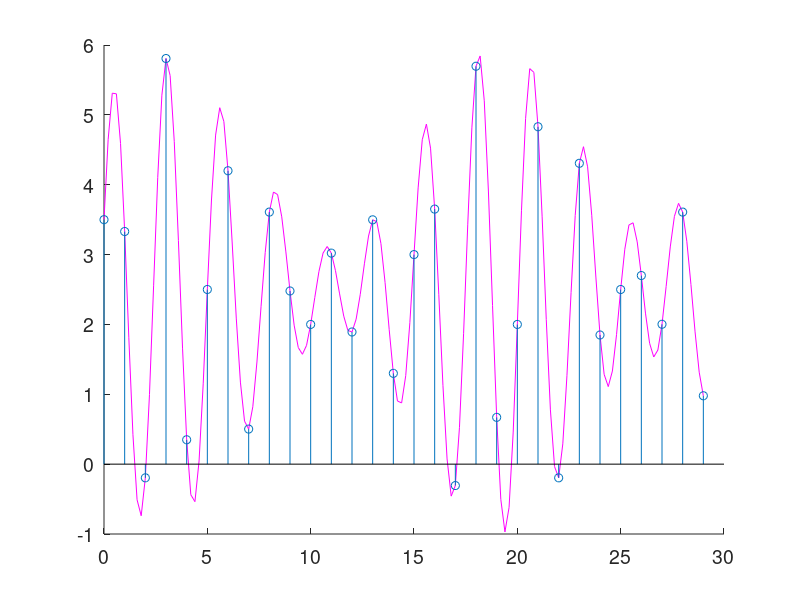
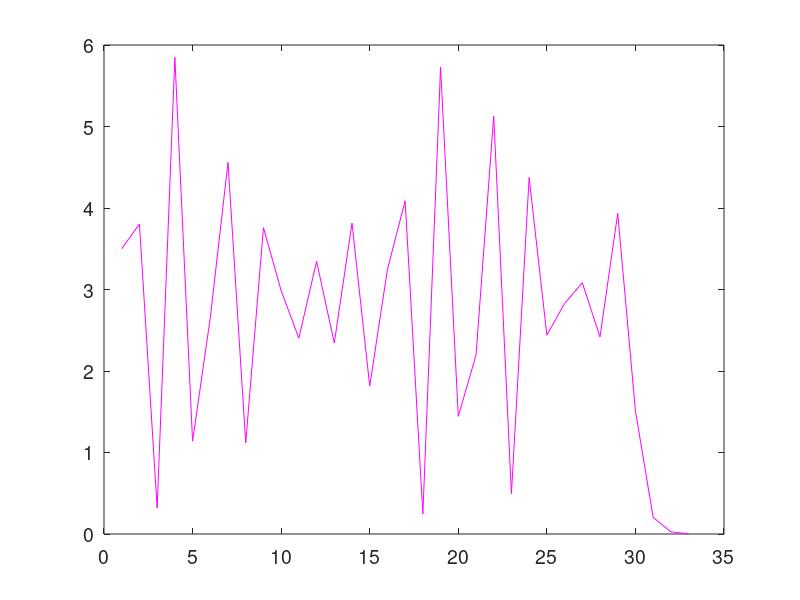
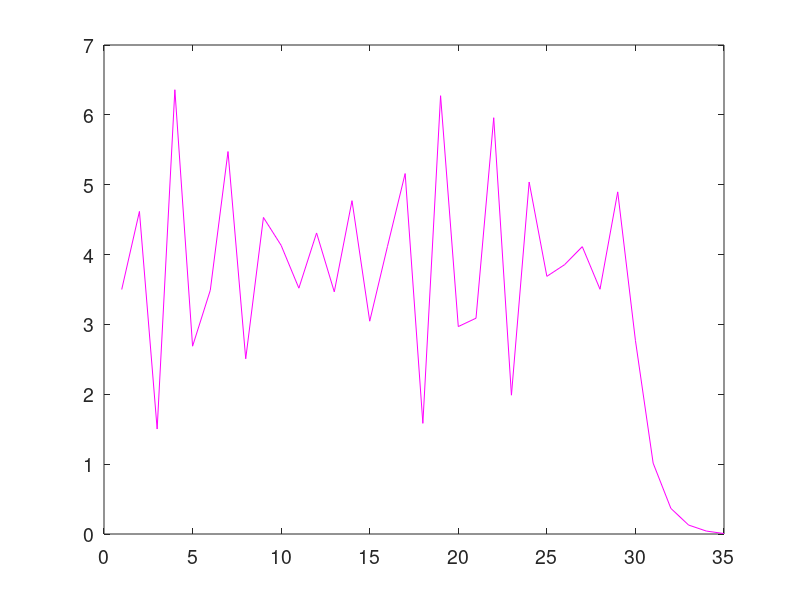
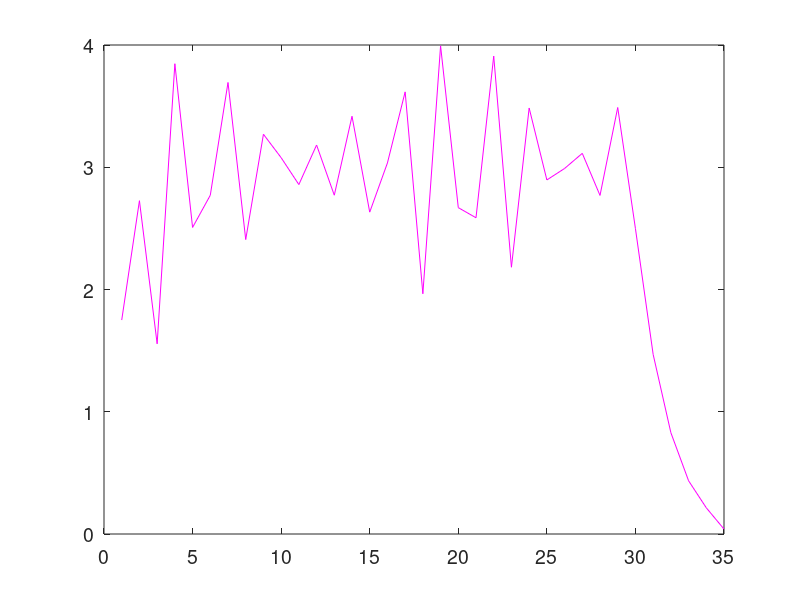

Recreate these plots in MATLAB, in order.
% file: e9_10_cosine_upsampled2_interpolated.m
% time and frequency spectra plots for 3 cosines with DC component and upsampled-by-L, interpolated cosines     
% upsample sum of 3 cosines by factor L=1 (try L=2 and L=3 also)
% interpolate by lowpass filtering in frequency domain
clear; close all; set(0, 'defaultAxesFontSize',14);
fpv = [0 300 900 200]; % position and size vector for figures

L = 1;                % upsampling factor
N = 3;                 % number of sample points per cycle N = 2*pi/W_0 per cycle.  W_0 = 2/3 pi = 0.67pi
Nf = 10*N;             % increase number of sample points (# cycles) for fft resolution improvement

nf = [0:1:Nf-1];      
xf = 2.5+ cos(2*pi/N*nf) + 2*sin(2.4*pi/N*nf)+ 0.5*sin(2.7*pi/N*nf);   % sampled signal

% plot continuous-time cosine overlaid with N samples/cycle
t = [0:0.2:Nf-1];      % 7.5 cycles of 100 Hz cosine = 75 msec
x = 2.5+ cos(2*pi/N*t) + 2*sin(2.4*pi/N*t)+ 0.5*sin(2.7*pi/N*t);

figure('position', fpv); 
 hold on; plot(t,x,'m'); stem(nf,xf); hold off;
 
 % convolve samples with various first-order RC lowpasses, plot
 h = [1 exp(-2) exp(-4) exp(-6)];  % Tau = 0.5 -- plot looks like connect-the-dots
 out = conv(xf, h);
 figure('position', fpv); plot(out,'m');

 h = [1 exp(-1) exp(-2) exp(-3) exp(-4) exp(-5)];  % Tau = 1
 out = conv(xf, h);
 figure('position', fpv); plot(out,'m');
 
 h = [0.5  exp(-1/2)/2 exp(-1)/2 exp(-3/2)/2 exp(-2)/2 exp(-2.5)/2];  % Tau = 2
 out = conv(xf, h);
 figure('position', fpv); plot(out,'m');

temp = [xf; zeros(L-1,length(xf))]; yf=temp(:)';     % y is x upsampled (zero-stuffed) by factor L
ny = length(yf);
figure('position', fpv);  stem(xf);  figure('position', fpv); stem(yf,'r');
w = linspace(0,2*pi,Nf);          % frequency omega range (0 to 2pi)
wy = linspace(0,2*pi,ny); % frequency omega range (0 to 2pi)temp
% calculate ffts (DFT)
fx = fft(xf); fx = fftshift(fx);  % fftshift(): show plot with freq 0 in center
fy = fft(yf); fy = fftshift(fy); 
% draw smooth plots of DFTs 
%figure('position', fpv); hold on; axis tight;
%plot(w-pi,abs(2*pi*fx/Nf), 'LineWidth', 2);        % scale ffts by sampling freq Omega... 
%plot(wy-pi,abs(2*pi*fy/Nf), 'LineWidth', 2); %   Omega=2*pi/N to get proper magnitude
%xlabel('Frequency'); ylabel('Zero-stuffed Magnitude')
%hold off;

% interpolate via lowpass in freq domain (zero out fft frequency values > pi/L, scale by L)
numvalues = length(fy)/L;
zerocount = length(fy) - numvalues;
fyLP = [zeros(1,zerocount/2) L*fy(1+zerocount/2: length(fy) - zerocount/2) zeros(1,zerocount/2)];

% draw smooth plots of DFTs 
figure('position', fpv); hold on; axis tight;
plot(w-pi,abs(2*pi*fx/Nf), 'LineWidth', 2);        % scale ffts by sampling freq Omega... 
plot(wy-pi,abs(2*pi*fyLP/Nf), 'LineWidth', 2);     %   Omega=2*pi/N to get proper magnitude
xlabel('Frequency'); ylabel('Interpolated (lowpass) Magnitude')
hold off;

% transform back to time domain y[n]
yi = ifft(fftshift(fyLP));
nyi = [0:1:length(yi)-1];
figure('position', fpv); hold on; plot(nyi,yi, 'b'); stem(nyi,yi,'r'); ylabel('Interpolated (lowpass) signal ')

% redraw as zero-order hold
nyi2 = [0.5:1:length(yi)-0.5];
figure('position', fpv); stem(nyi2,yi,'r', 'Marker','none', 'Linewidth',16); ylabel('Interpolated (lowpass) signal ')
 
